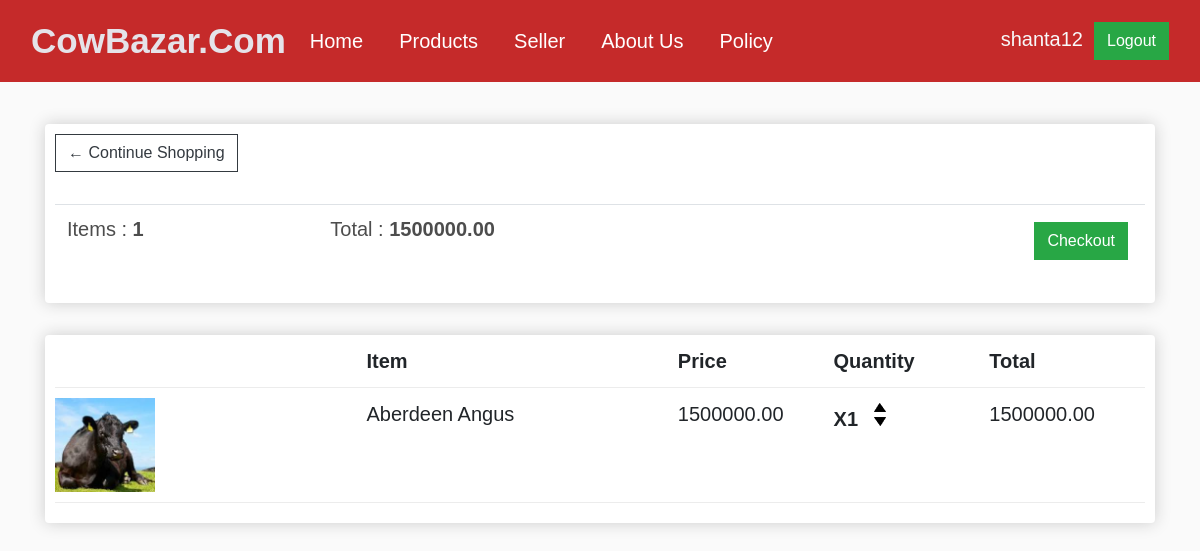
The page /cart/ (signed in) on the database as committed earlier.
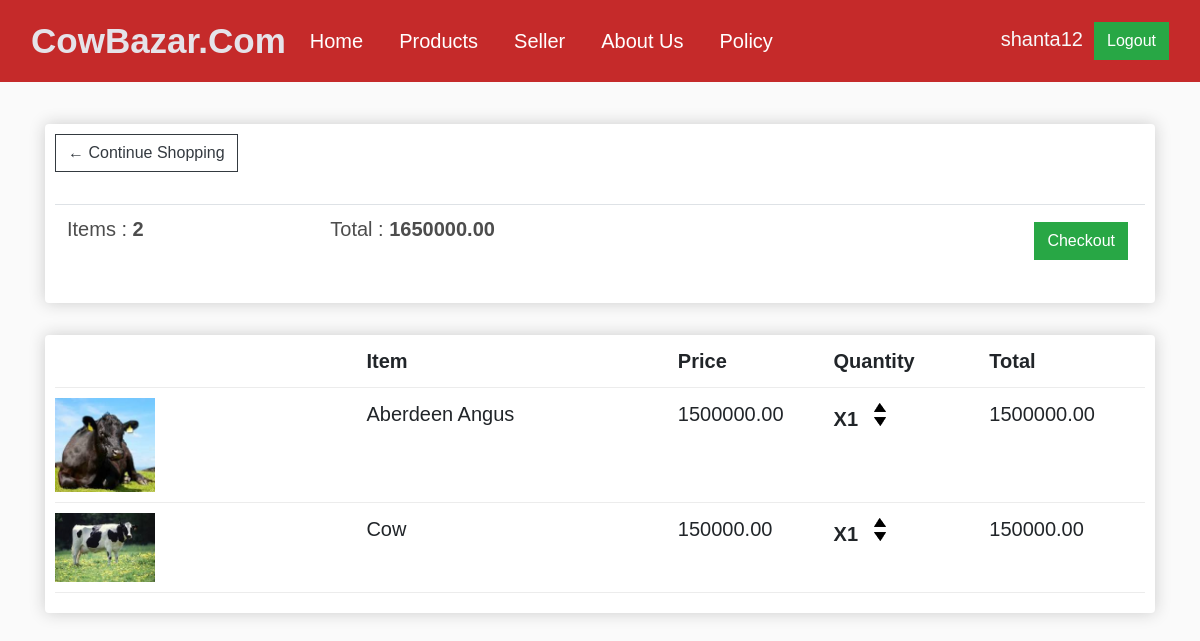
The same page on the database as committed later.
### home/models.py (models this page shows, shortened)
class Animal(models.Model):
    user = models.ForeignKey(User, on_delete=models.SET_NULL, null=True, blank=True)
    Animal_name = models.CharField(max_length=100)
    Animal_Weight = models.DecimalField(max_digits=10, decimal_places=2)
    Animal_Prize = models.DecimalField(max_digits=10, decimal_places=2)
    Animal_Farm = models.CharField(max_length=100, default='Unknown')
    Animal_color = models.CharField(max_length=100, default='Unknown')
    Animal_description = models.TextField()
    Animal_image = models.ImageField(upload_to='animal_images', default='')
    quantity = models.PositiveIntegerField(default=1)

### home/views.py (the view)
# urls.py: path('cart/', views.cart, name='cart'),
@login_required(login_url="/login/")
def cart(request):
    try:
        customer = request.user.customer
    except Customer.DoesNotExist:
        customer = None
    animals = Animal.objects.all()
    total_price = sum(animal.Animal_Prize for animal in animals)
    return render(request, 'cart.html', {'customer': customer, 'animals': animals, 'total_price': total_price})

### home/templates/cart.html
{% extends "base.html" %}
{% load static %}
{% block start %}
<div class="row">
  <div class="col-lg-12">
    <div class="box-element">
      <a class="btn btn-outline-dark" href="{% url 'home' %}">&#x2190; Continue Shopping</a>
      <br />
      <br />
      <table class="table">
        <tr>
          <th>
            <h5>Items : <strong>{{ animals|length }}</strong></h5>
          </th>
          <th>
            <h5>Total : <strong>{{ total_price }}</strong></h5>
          </th>
          <th>
            <a style="float: right; margin: 5px" class="btn btn-success" href="{% url 'checkout' %}">Checkout</a>
          </th>
        </tr>
      </table>
    </div>
    <br />
    <div class="box-element">
      <div class="cart-row">
        <div style="flex: 2"></div>
        <div style="flex: 2"><strong>Item</strong></div>
        <div style="flex: 1"><strong>Price</strong></div>
        <div style="flex: 1"><strong>Quantity</strong></div>
        <div style="flex: 1"><strong>Total</strong></div>
      </div>
      {% for animal in animals %}
      <div class="cart-row" style="display: flex; justify-content: flex-start">
        <div style="flex: 2">
          <img src="{{ animal.Animal_image.url }}" class="row-image">
        </div>
        <div style="flex: 2">{{ animal.Animal_name }}</div>
        <div style="flex: 1">{{ animal.Animal_Prize }}</div>
        <div style="flex: 1">
          <p class="quantity">X{{ animal.quantity }}</p>
          <div class="quantity">
            <img class="chg-quantity" src="{% static 'images/down.png' %}" />
            <img class="chg-quantity" src="{% static 'images/up.png' %}" />
          </div>
        </div>
        <div style="flex: 1">{{ animal.Animal_Prize }}</div>
      </div>
      {% endfor %}
    </div>
  </div>
</div>
{% endblock %}

### home/templates/base.html (shortened to what this page needs)
{% load static %}
<!DOCTYPE html>
<head>
    <link rel="stylesheet" href="https://stackpath.bootstrapcdn.com/bootstrap/4.4.1/css/bootstrap.min.css"
>
    <link rel="stylesheet" type="text/css" href="{% static 'css/main.css' %}">
</head>
<body>
    <nav class="navbar navbar-expand-lg navbar-dark  " style="background-color: rgba(192, 18, 18, 0.895);">
        <div class="container-fluid">
            <a class="navbar-brand" href="{% url 'home' %}"
                style="font-size: 35px; color:rgb(229, 227, 233); font-weight: bold;">CowBazar.Com</a>
            <div class="collapse navbar-collapse" id="navbarSupportedContent">
                <ul class="navbar-nav me-auto mb-2 mb-lg-0 justify-content-end">
                    <li class="nav-item">
                        <a class="nav-link active" aria-current="page" href="{% url 'blogs' %}">Home</a>
                    </li>
                    <li class="nav-item">
                        <a class="nav-link active" aria-current="page" href="{% url 'home' %}">Products</a>
                    </li>
                    <li class="nav-item">
                        <a class="nav-link active" aria-current="page" href="{% url 'seller' %}">Seller</a>
                    </li>
                    <li class="nav-item">
                        <a class="nav-link active" aria-current="page" href="{% url 'farm' %}">About Us</a>
                    </li>
                    <li class="nav-item">
                        <a class="nav-link active" aria-current="page" href="{% url 'maps' %}">Policy</a>
                    </li>
                </ul>
            </div>
            <div class="form-inline my-2 my-lg-0">
                {% if request.user.is_authenticated %}
                <p class="text-light me-3" style="margin-bottom: 5px;"> {{ request.user.username }} &nbsp;</p>
                <a href="/logout/" class="btn btn-success me-2 d-flex">  Logout</a>
                {% else %}
                <a href="{% url 'login' %}" class="btn btn-warning me-2 d-flex">Login</a>
                {% endif %}
            </div>
        </div>
    </nav>
    <div class="container">
        <br>
        {% block start %}
        {% endblock %}
    </div>
</body>
</html>

### static/css/main.css (style rules this page uses)
body { background-color: hsl(0, 0%, 98%); }
h1,h2,h3,h4,h5,h6 { color:hsl(0, 0%, 30%); }
.box-element { box-shadow:hsl(0, 0%, 80%) 0 0 16px; background-color: #fff; border-radius: 4px; padding: 10px; }
.col-lg-4, .col-lg-6, .col-lg-8, .col-lg-12 { margin-top: 10px; }
.btn { border-radius: 0; }
.row-image { width: 100px; }
.cart-row { display: flex; align-items: flex-stretch; padding-bottom: 10px; margin-bottom: 10px; border-bottom: 1px solid #ececec; }
.quantity { display: inline-block; font-weight: 700; padding-right:10px; }
.chg-quantity { width: 12px; cursor: pointer; display: block; margin-top: 5px; transition:.1s; }

Rows that differ between the two databases and show on the page:
added Animal: Animal_image (picture), Animal_name "Cow", Animal_Prize "150000.00", quantity "1"
Other text that changed with them:
{{ animals|length }}: "1" → "2"
{{ total_price }}: "1500000.00" → "1650000.00"
